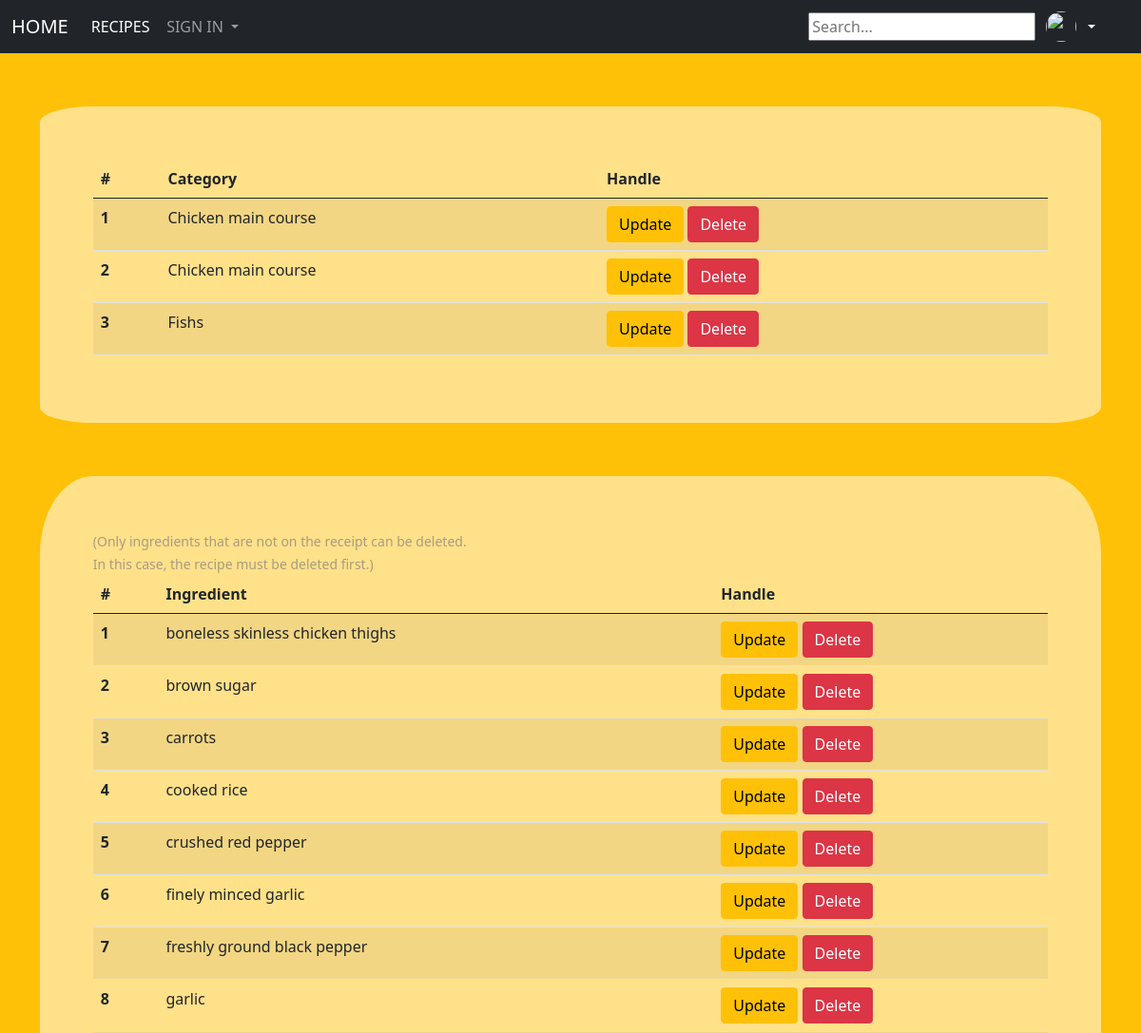
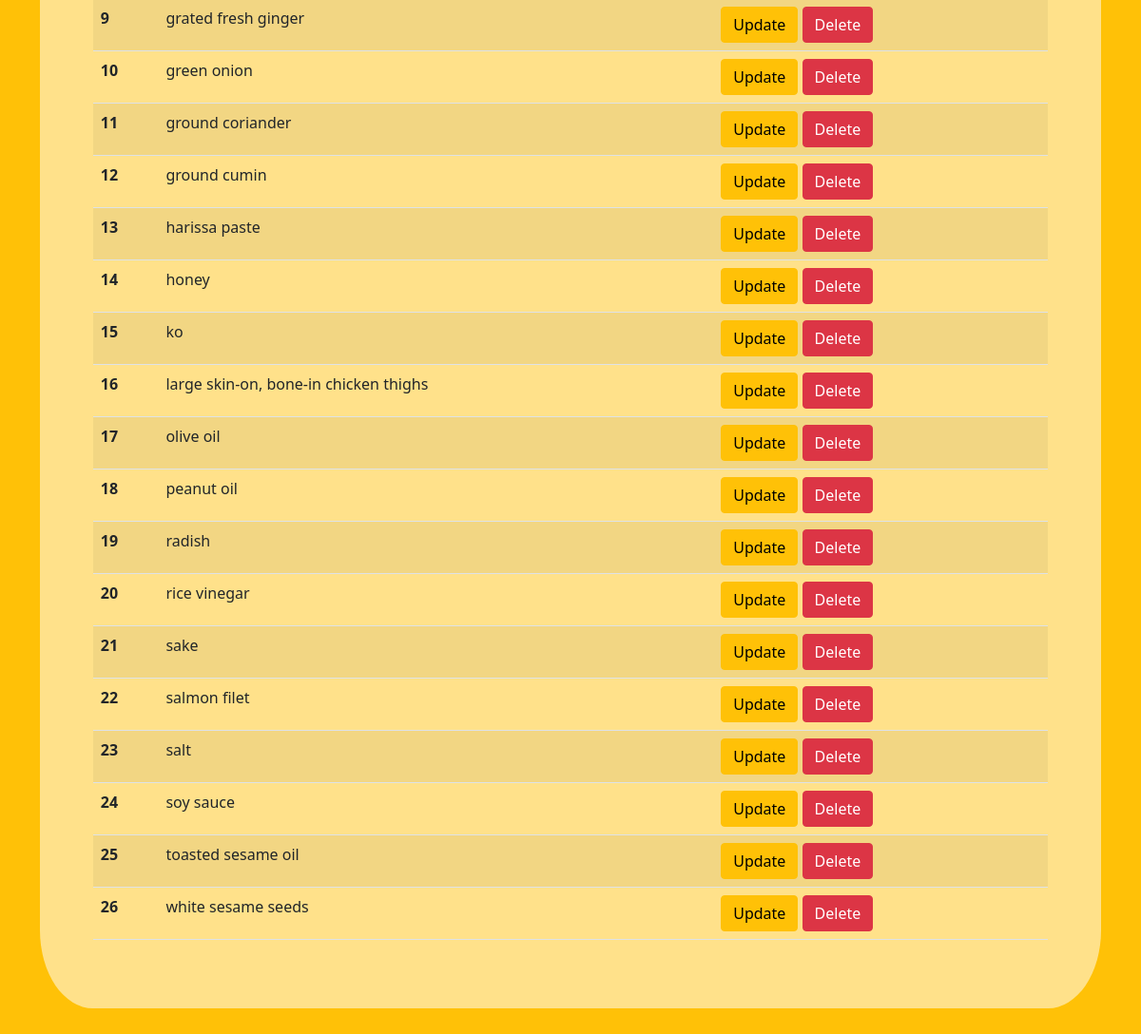
The page /html/update.php on the database its author committed (2 pictures, top to bottom).
### tables this page shows
CREATE TABLE `receipt` (
  `receipt_id` int(20) NOT NULL,
  `img` varchar(255) NOT NULL,
  `paragraph` varchar(255) NOT NULL,
  `price` int(11) NOT NULL,
  `food_name` varchar(255) NOT NULL,
  `your_name` varchar(255) NOT NULL,
  `time` time NOT NULL,
  `servings` varchar(255) NOT NULL,
  `activated` tinyint(1) NOT NULL,
  `activation_token` varchar(64) NOT NULL,
  `activation_expire` datetime NOT NULL DEFAULT current_timestamp(),
  `categories` varchar(100) NOT NULL,
  `likes` tinyint(1) NOT NULL,
  `yt` varchar(255) NOT NULL
);

CREATE TABLE `ingrediens` (
  `ingrediens_id` int(20) NOT NULL,
  `name` varchar(255) NOT NULL
);

### html/update.php (the view, shortened to what this page needs)
<?php
require "db_conn.php";
$query = "SELECT receipt_id, categories FROM receipt ORDER BY categories ASC";
$result = $conn->query($query);
$query2 = "SELECT ingrediens_id, name FROM ingrediens ORDER BY name ASC";
$result2 = $conn->query($query2);
?>
<!DOCTYPE html>
<html>
<head>
    <link href="https://cdn.jsdelivr.net/npm/bootstrap@5.0.2/dist/css/bootstrap.min.css" rel="stylesheet"
>
    <link rel="stylesheet" href="../style.css">
</head>
<body>
<nav class="navbar navbar-expand-lg navbar-dark bg-dark">
    <div class="container-fluid">
        <a class="navbar-brand" href="../index.php">HOME</a>
        <div class="collapse navbar-collapse" id="navbarSupportedContent">
            <ul class="navbar-nav me-auto mb-2 mb-lg-0">
                <li class="nav-item">
                    <a class="nav-link active" aria-current="page" href="rec.php">RECIPES</a>
                </li>
                <li class="nav-item dropdown">
                    <a class="nav-link dropdown-toggle" href="sign_in.php" id="navbarDropdown" role="button"
                       data-bs-toggle="dropdown" aria-expanded="false">
                        SIGN IN
                    </a>
                </li>
            </ul>
            <form class="d-flex" action="search_ing.php" method="get">
                <input type="text" id="searchInput" onkeyup="showResult(this.value)" placeholder="Search...">
            </form>
        <div class="dropdown">
            <a href="#" class="d-flex align-items-center text-white text-decoration-none dropdown-toggle"
               id="dropdownUser1"
               data-bs-toggle="dropdown" aria-expanded="false">
                <img src="images/<?php if (isset($_SESSION['img'])) {
                    echo htmlspecialchars($_SESSION['img']);
                } ?>" alt="" width="32" height="32" class="rounded-circle me-2">
            </a>
        </div>
    </div>
</div>
</nav>
<div class="container">
    <main class="cont_2">
    <table class="table table-striped">
        <thead>
        <tr>
            <th scope="col">#</th>
            <th scope="col">Category</th>
            <th scope="col">Handle</th>
        </tr>
        </thead>
        <tbody>
        <?php
        $rowNumber = 1;
        while ($row = $result->fetch_assoc()) {
            $category = htmlspecialchars($row['categories']);
            $id = htmlspecialchars($row['receipt_id']);
            echo '<tr>';
            echo '<th scope="row">' . $rowNumber . '</th>';
            echo '<td contenteditable="true">' . $category . '</td>';
            echo '<td>
                    <form class="action-form" action="update_check.php" method="post" style="display:inline;">
                        <input type="hidden" name="id" value="' . $id . '">
                        <input type="hidden" name="category" value="' . $category . '">
                        <button type="submit" name="action" value="update" class="btn btn-warning">Update</button>
                        <button type="submit" name="action" value="delete" class="btn btn-danger">Delete</button>
                    </form>
                  </td>';
            echo '</tr>';
            $rowNumber++;
        }
        ?>
        </tbody>
    </table>
</main>
</div>
<div class="container">
    <main class="cont_2">
        <table class="table table-striped">
            <thead>
                <small class="small_print">(Only ingredients that are not on the receipt can be deleted.<br> In this case, the recipe must be deleted first.)</small>
            <tr>
                <th scope="col">#</th>
                <th scope="col">Ingredient</th>
                <th scope="col">Handle</th>
            </tr>
            </thead>
            <tbody>
            <?php
            $rowNumber = 1;
            while ($row2 = $result2->fetch_assoc()) {
                $ingredient = htmlspecialchars($row2['name']);
                $id = htmlspecialchars($row2['ingrediens_id']);
                echo '<tr>';
                echo '<th scope="row">' . $rowNumber . '</th>';
                echo '<td contenteditable="true">' . $ingredient . '</td>';
                echo '<td>
                        <form class="action-form" action="update2_check.php" method="post" style="display:inline;">
                            <input type="hidden" name="id" value="' . $id . '">
                            <input type="hidden" name="ingrediens" value="' . $ingredient . '">
                            <button type="submit" name="action" value="update_ingrediens" class="btn btn-warning">Update</button>
                            <button type="submit" name="action" value="delete" class="btn btn-danger">Delete</button>
                        </form>
                      </td>';
                echo '</tr>';
                $rowNumber++;
            }
            ?>
            </tbody>
        </table>
    </main>
</div>
</body>
</html>

### style.css (style rules this page uses)
body { background-color: #ffc107; }
.cont_2 { margin:5% auto; background-color: rgba(255, 255, 255, 0.528); padding: 5%; border-radius: 5%; }
nav { padding-right:3%; }
.dropdown { margin-left: 1%; }
a { color: #000; text-decoration: none; }
.small_print { color:#7d7c7cad; }

### rows shown on the page
receipt: categories "Chicken main course"
receipt: categories "Chicken main course"
receipt: categories "Fishs"
ingrediens: name "boneless skinless chicken thighs"
ingrediens: name "brown sugar"
ingrediens: name "carrots"
ingrediens: name "cooked rice"
ingrediens: name "crushed red pepper"
ingrediens: name "finely minced garlic"
ingrediens: name "freshly ground black pepper"
ingrediens: name "garlic"
ingrediens: name "grated fresh ginger"
ingrediens: name "green onion"
ingrediens: name "ground coriander"
ingrediens: name "ground cumin"
ingrediens: name "harissa paste"
ingrediens: name "honey"
ingrediens: name "ko"
ingrediens: name "large skin-on, bone-in chicken thighs"
ingrediens: name "olive oil"
ingrediens: name "peanut oil"
ingrediens: name "radish"
ingrediens: name "rice vinegar"
ingrediens: name "sake"
ingrediens: name "salmon filet"
ingrediens: name "salt"
ingrediens: name "soy sauce"
ingrediens: name "toasted sesame oil"
ingrediens: name "white sesame seeds"
